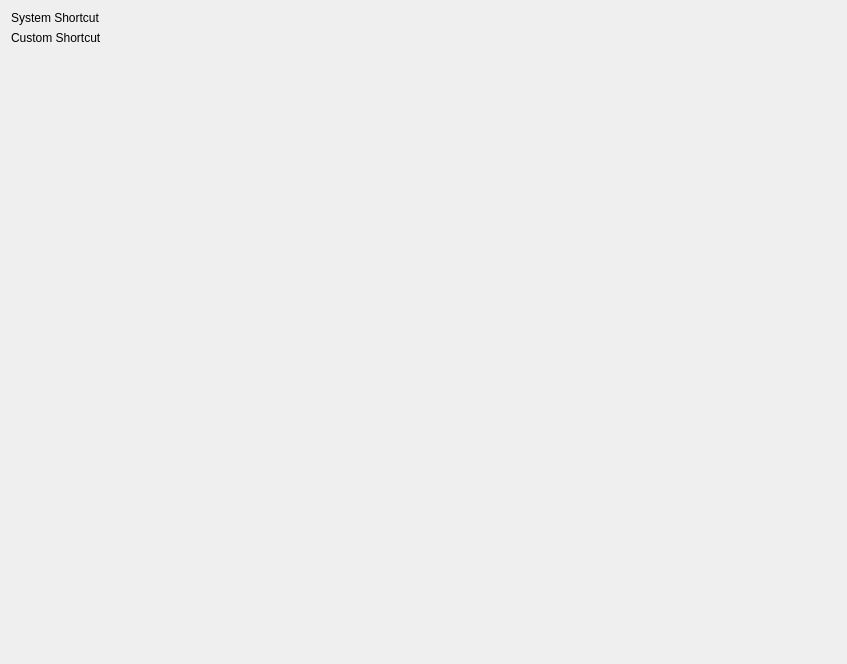
<?xml version="1.0" encoding="UTF-8"?>
<ui version="4.0">
 <class>Shortcut</class>
 <widget class="QWidget" name="Shortcut">
  <property name="geometry">
   <rect>
    <x>0</x>
    <y>0</y>
    <width>847</width>
    <height>664</height>
   </rect>
  </property>
  <property name="minimumSize">
   <size>
    <width>550</width>
    <height>0</height>
   </size>
  </property>
  <property name="maximumSize">
   <size>
    <width>960</width>
    <height>16777215</height>
   </size>
  </property>
  <property name="windowTitle">
   <string notr="true">Shortcut</string>
  </property>
  <layout class="QVBoxLayout" name="verticalLayout_4">
   <item>
    <widget class="QLabel" name="systemLabel">
     <property name="sizePolicy">
      <sizepolicy hsizetype="Fixed" vsizetype="Fixed">
       <horstretch>0</horstretch>
       <verstretch>0</verstretch>
      </sizepolicy>
     </property>
     <property name="text">
      <string>System Shortcut</string>
     </property>
    </widget>
   </item>
   <item>
    <layout class="QVBoxLayout" name="verticalLayout"/>
   </item>
   <item>
    <widget class="QLabel" name="customLabel">
     <property name="sizePolicy">
      <sizepolicy hsizetype="Fixed" vsizetype="Fixed">
       <horstretch>0</horstretch>
       <verstretch>0</verstretch>
      </sizepolicy>
     </property>
     <property name="text">
      <string>Custom Shortcut</string>
     </property>
    </widget>
   </item>
   <item>
    <layout class="QVBoxLayout" name="verticalLayout_2">
     <property name="spacing">
      <number>16</number>
     </property>
     <property name="topMargin">
      <number>0</number>
     </property>
     <item>
      <layout class="QVBoxLayout" name="verticalLayout_3">
       <property name="spacing">
        <number>4</number>
       </property>
      </layout>
     </item>
     <item>
      <spacer name="verticalSpacer_2">
       <property name="orientation">
        <enum>Qt::Vertical</enum>
       </property>
       <property name="sizeHint" stdset="0">
        <size>
         <width>20</width>
         <height>40</height>
        </size>
       </property>
      </spacer>
     </item>
     <item>
      <widget class="QWidget" name="addWidget" native="true">
       <property name="minimumSize">
        <size>
         <width>0</width>
         <height>60</height>
        </size>
       </property>
       <property name="maximumSize">
        <size>
         <width>16777215</width>
         <height>60</height>
        </size>
       </property>
       <layout class="QHBoxLayout" name="horizontalLayout_4">
        <property name="spacing">
         <number>8</number>
        </property>
        <property name="leftMargin">
         <number>0</number>
        </property>
        <property name="topMargin">
         <number>0</number>
        </property>
        <property name="rightMargin">
         <number>0</number>
        </property>
        <property name="bottomMargin">
         <number>0</number>
        </property>
        <item>
         <layout class="QHBoxLayout" name="addLyt">
          <property name="spacing">
           <number>0</number>
          </property>
          <property name="leftMargin">
           <number>0</number>
          </property>
          <property name="rightMargin">
           <number>0</number>
          </property>
         </layout>
        </item>
       </layout>
      </widget>
     </item>
    </layout>
   </item>
   <item>
    <spacer name="verticalSpacer">
     <property name="orientation">
      <enum>Qt::Vertical</enum>
     </property>
     <property name="sizeHint" stdset="0">
      <size>
       <width>17</width>
       <height>231</height>
      </size>
     </property>
    </spacer>
   </item>
  </layout>
 </widget>
 <resources/>
 <connections/>
</ui>
